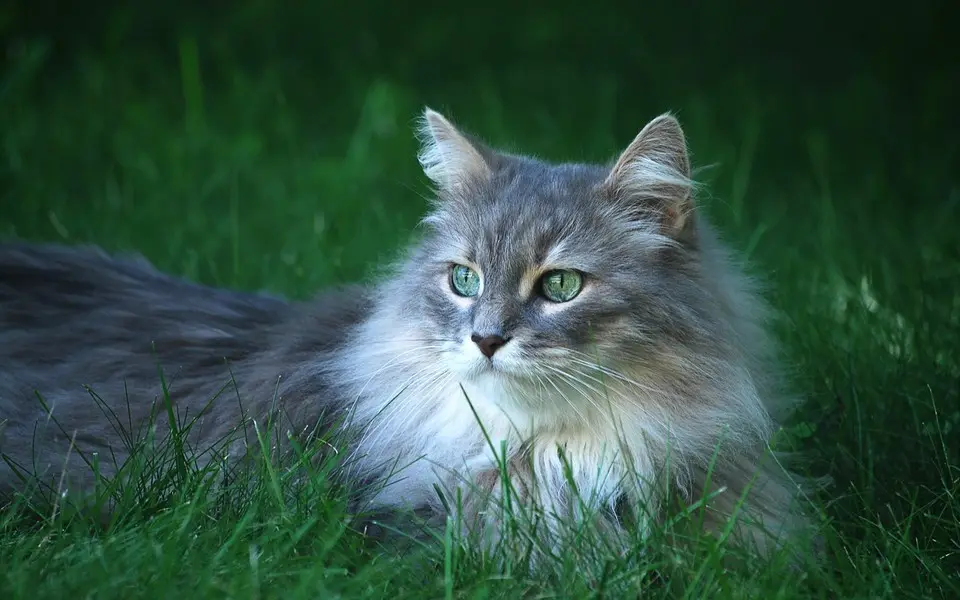
#> input picture img/cat1.png, 960 x 600 px
$ python 07_calcHist_demo.py
#> lines starting #> are read from the running program, lines starting #| are printed output that depends on the picture
import numpy as np
import cv2 as cv
from matplotlib import pyplot as plt

# 1 in grayscale
img = cv.imread('img/cat1.png', 0)
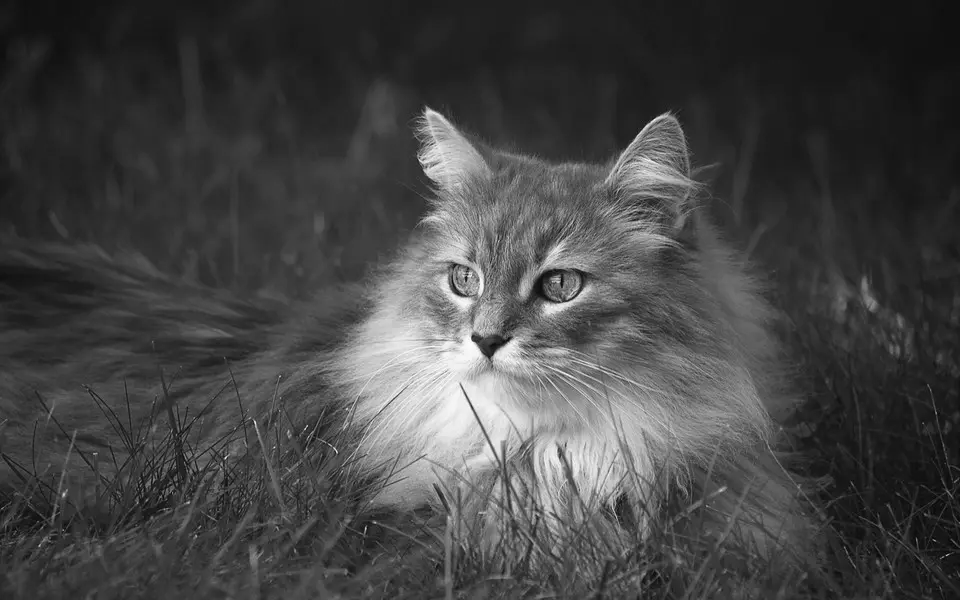
#> img: shape (600, 960); min 2, max 255, mean 68.6
# 2 calculate
hist = cv.calcHist([img], [0], None, [256], [0, 256])
#> hist = 256 values, max 15397 at index 32, min 0 at index 0, mean 2250
# 3 draw
plt.figure(figsize=(10, 6), dpi=100)
plt.plot(hist)
plt.grid()
plt.show()
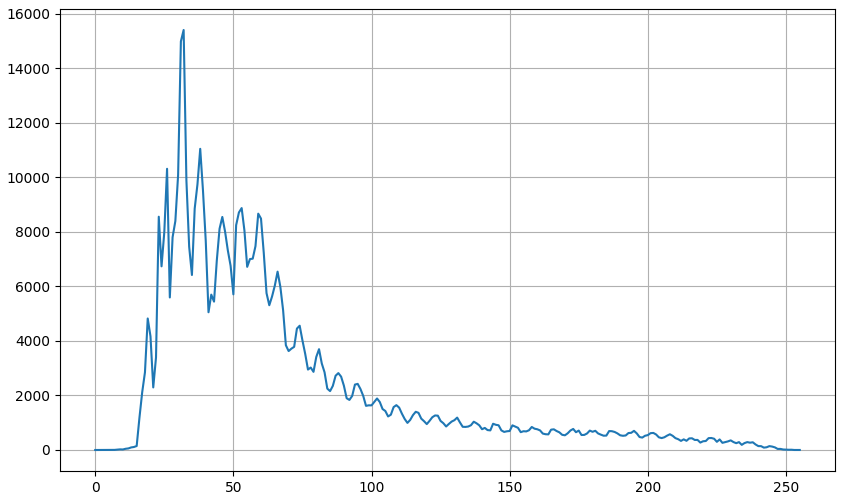
#> figure drawn by matplotlib, 1 panel; curve peaks at x = 32, y = 15397

$ run again, with img/cat0.png copied over img/cat1.png
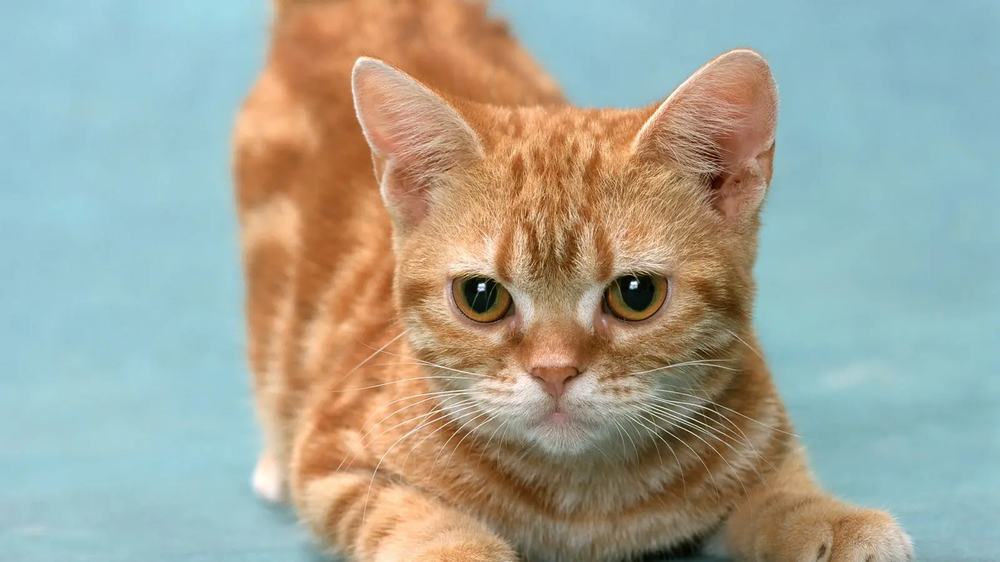
#> input picture img/cat0.png, 1000 x 562 px, shrunk from 1600 x 900 before the run
#> `img = cv.imread('img/cat1.png', 0)`:
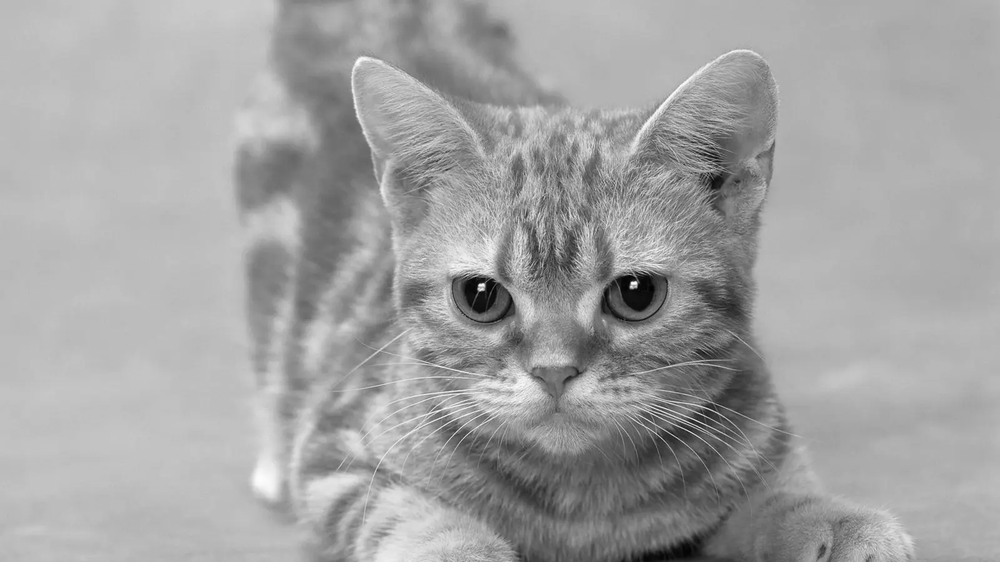
#> img: shape (562, 1000); min 1, max 253, mean 162.7
#> hist = 256 values, max 25045 at index 188, min 0 at index 0, mean 2195.3
#> `plt.show()`:
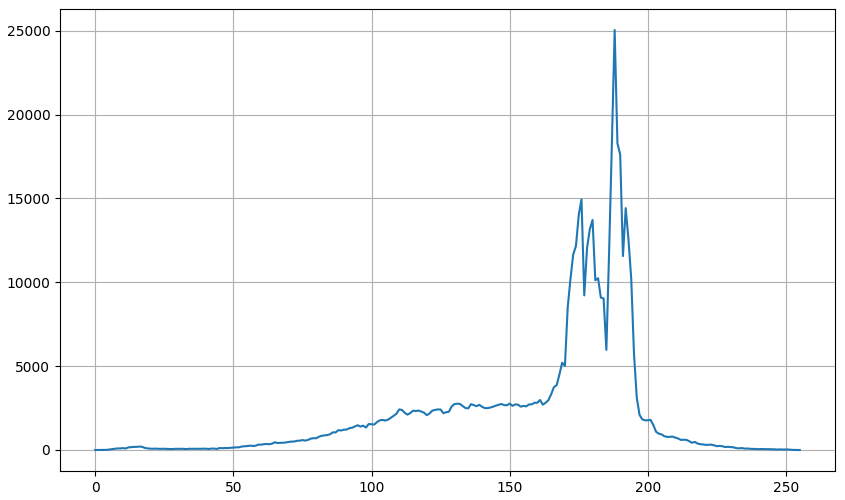
#> figure drawn by matplotlib, 1 panel; curve peaks at x = 188, y = 25045
